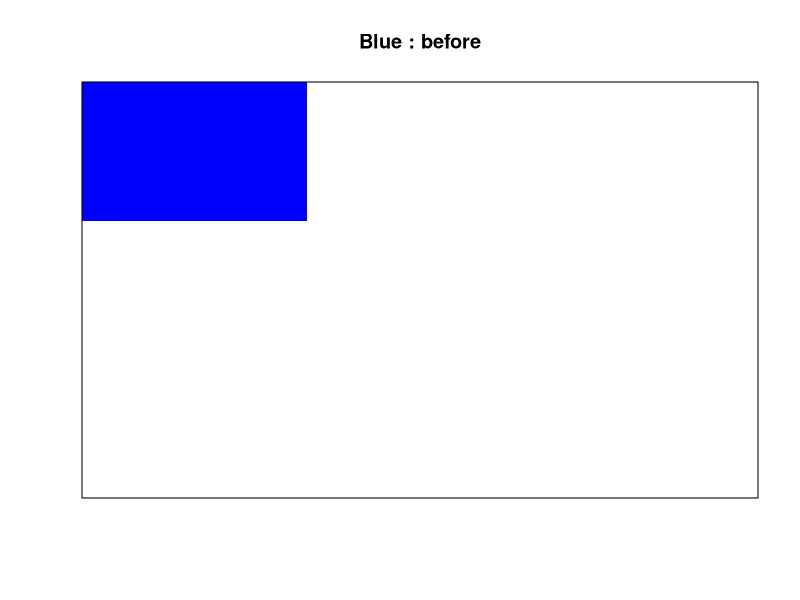
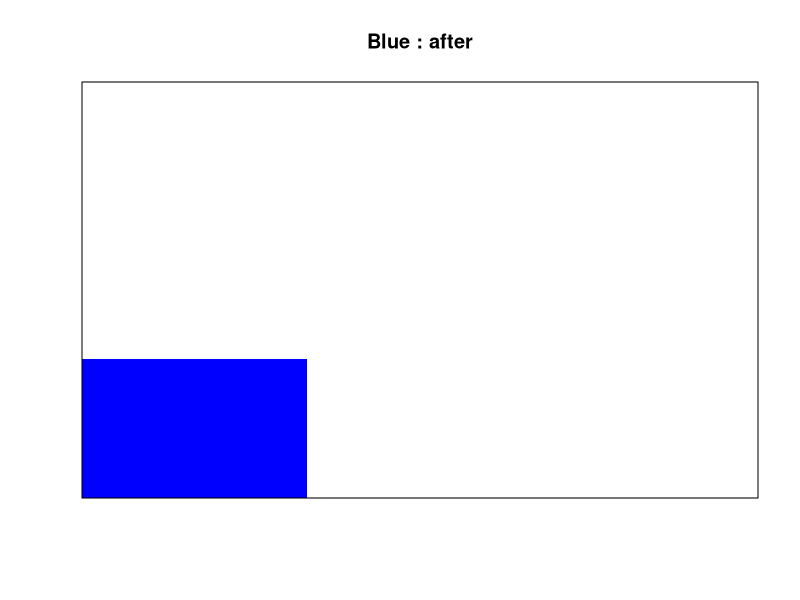
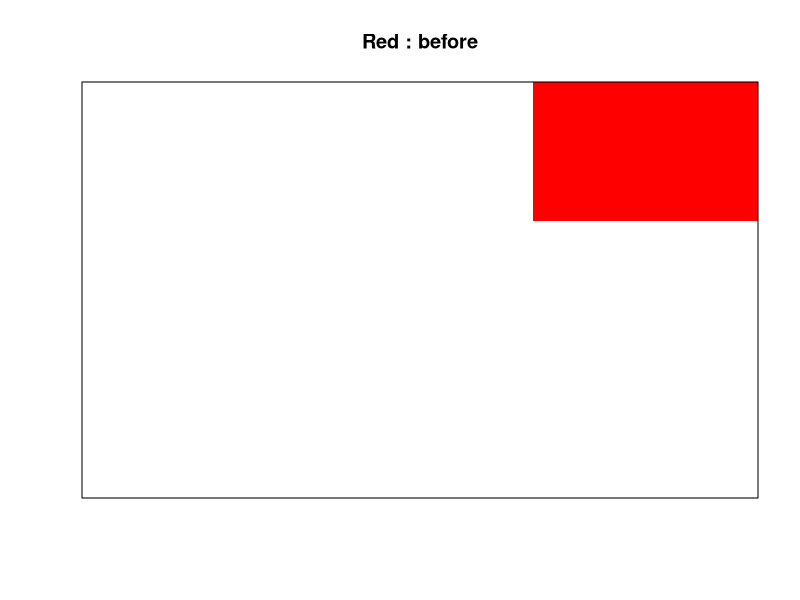
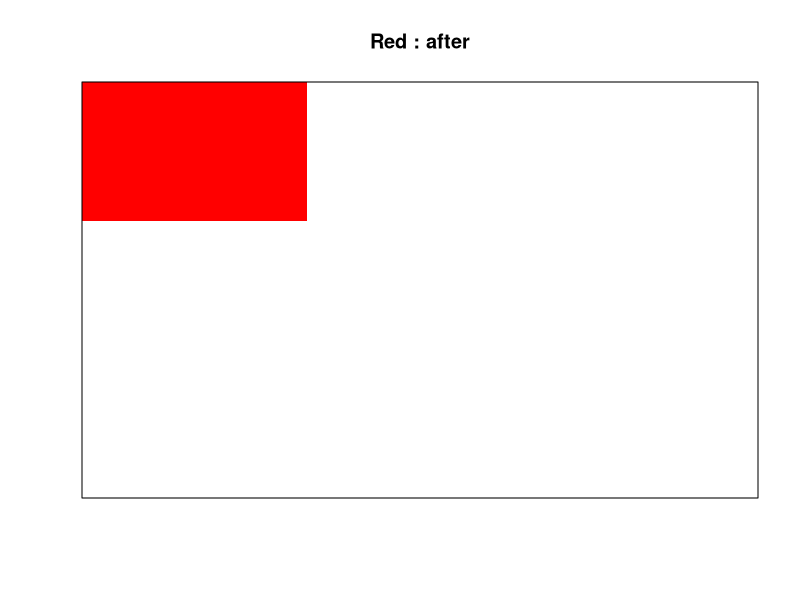
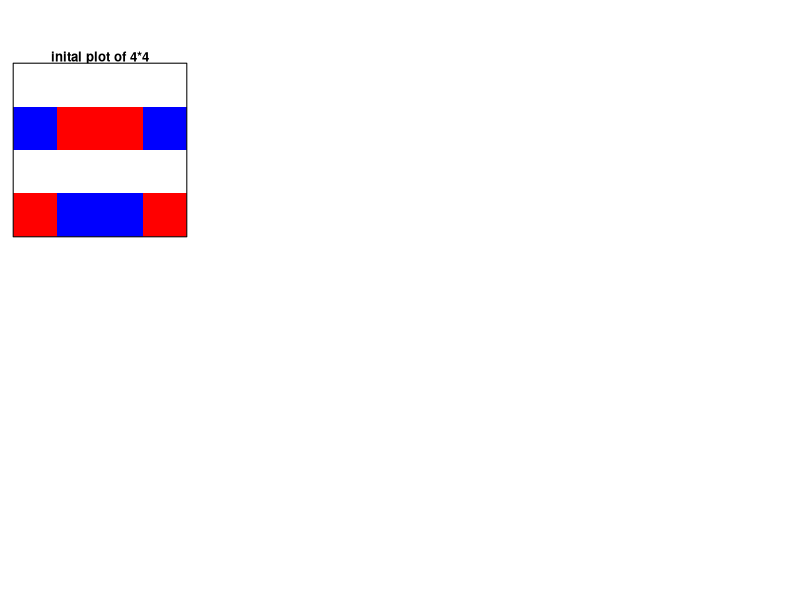

Recreate these plots in R, in order. (Note: this script raises an error after producing the figures.)
## Appendix 1: R source code to generate the package


################# STA 242 HW2 final version ##################
#set.seed(1001)
#### use some packages #######
library(grid)
library(ggplot2)
library(parallel)
library(doParallel)
library(foreach)


########### define global variables to represent colors ###########
white = 0
red = 1
blue = -1

###########  function to create initial grid  ############

createBMLGrid =function(r,c, ncars){
  ## check if the cars' numbers are reasonable
  if (sum(ncars)/(r*c) > 1) return ("There are too many cars.")
  else{
    ## generate the empty grid
    grid = matrix(white, r, c)
    pos = sample(1:length(grid), sum(ncars))
    grid[pos] = sample(rep(c(blue, red), ceiling(ncars)))[seq(along = pos)]
  }
  ## s3 method to define grid's class
  class(grid) = c("BMLGrid", "matrix")
  grid
}

########## function to store the cars' coordinates ##########
## In this algorithms, all the cars will move simultaneouly
.car_coordinate = function(matrix){
  ## check cars' location
  index = which(matrix!=white)
  ## row number with cars
  row_indice = row(matrix)[index]
  ## column number with cars
  col_indice = col(matrix)[index]
  ## each car's position
  position = t(rbind(row_indice, col_indice))
  ## cars' coordinates on the initial grid
  color = matrix[position]
  data.frame(row_indice=row_indice,col_indice=col_indice,colors = color)
}

########## function to move cars ###################
### the arguments color specifies what color cars we want to move
.move_cars = function (matrix,color){
  ## call car_coodinate function to extract cars coordinates
  car_info = .car_coordinate(matrix) 
  ## those color's index we want
  indice = which(car_info$colors==color)
  ## create a matrix to store specific color's cars' location
  current_location = as.matrix(cbind(car_info$row_indice[indice],car_info$col_indice[indice]))
  colnames(current_location) = c("row_indice","col_indice")
  ## duplicate the current location matrix and use it to compute the next location
  possible_next_location = current_location  
  if(color==red){  
    ## add one to all red cars' column indices-- move to the right
    possible_next_location[,"col_indice"] = possible_next_location[,"col_indice"] + 1
    ## check if the red cars move to the right border of the grid, if yes, change row indices to one
    possible_next_location[,"col_indice"][possible_next_location[,"col_indice"] > ncol(matrix)] = 1
  }
  ## blue cars:move upwards
  else{
    ## minus one to all blue cars' row indices-- move upwards
    possible_next_location[,"row_indice"] = possible_next_location[,"row_indice"] - 1
    ## check if the blue cars move to the upper border of the grid, if yes, change row indices to the
    ## number of columns of the initial grid.
    possible_next_location[,"row_indice"][possible_next_location[,"row_indice"] < 1] = nrow(matrix)
  }
  ## call change_color function to move the cars
  .change_color(current_location,possible_next_location,color,matrix)
}  

.change_color = function (current_location,possible_next_location,color,matrix){
  ## use all the new indices for the cars to subset the original grid
  new_indice = matrix[possible_next_location]
  ## check if the new positions are blank. If yes, change those blanks to the corresponding colors
  matrix[possible_next_location[which(new_indice == white),,drop=FALSE ]] = color
  ## change those cars' current locations' colors to blank
  matrix[current_location[which(new_indice == white),,drop=FALSE ]] = white
  matrix
}

########## function to get the final grid
## need to export all global functions and global variables
rumBMLGrid= function(numSteps,grid){
  # Register cluster
  cl = makeCluster(detectCores()-1)
  registerDoParallel(cl)
  result = foreach(i=1:numSteps,.export=c(".move_cars",".car_coordinate",".change_color","red","white","blue")) %dopar%{
    grid = .move_cars(grid,blue)
    grid = .move_cars(grid,red)
  } 
  result[[numSteps]]
  #stopCluster(cl)
}


######## plot function: S3 method ###########
plot.BMLGrid = function(initial_grid,...){
  image_grid = matrix(match(initial_grid, c(white, red, blue)),
                      nrow(initial_grid), ncol(initial_grid))
  ## the row number should be opposite
  image_grid = image_grid[c(nrow(image_grid):1),]
  ## get the correct order
  image(t(image_grid), col = c("white", "red", "blue"),axes=FALSE,...)
  box()
  
}

###### summary function : S3 method ###########
#### this function exports the given color's grid's some summary statistics.
#### 1. how many cars for this color
#### 1. how many cars can move 
#### 2. how many cars are blocked
#### 3. average velocity

summary.BMLGrid = function(grid,...){
  car_info_blue = .car_coordinate(grid)
  output_blue = .blue_summary(grid,car_info_blue)
  ### red cars
  grid_red = .move_cars(grid,blue)
  car_info_red = .car_coordinate(grid_red)
  output_red = .red_summary(grid_red,car_info_red)
  output = c(output_blue,output_red)
  names(output) = c("total-blue","move-blue","block-blue","velocity-blue","total-red","move-red","block-red","velocity-red")
  options(digits=4)
  output
}
######### function to summary blue car
.blue_summary = function(grid,car_info){
  indice = which(car_info$colors == blue)
  num_car = length(indice)
  current_row = car_info$row_indice[indice]
  current_col = car_info$col_indice[indice]
  next_col = current_col
  next_row = current_row - 1
  next_row[ next_row < 1 ]  = nrow(grid)
  new_possible_position = cbind(next_row,next_col)
  move = sum(grid[new_possible_position] == white)
  block = num_car - move 
  velocity = move/num_car
  output = c(num_car,move,block,velocity)
  output
}
######## function to summary red car
.red_summary = function(grid,car_info){
  indice = which(car_info$colors == red)
  num_car = length(indice)
  current_row = car_info$row_indice[indice]
  current_col = car_info$col_indice[indice]
  next_row = current_row
  next_col = current_col + 1
  next_col[ next_col > ncol(grid) ]  = 1
  new_possible_position = cbind(next_row,next_col)
  move = sum(grid[new_possible_position] == white)
  block = num_car - move 
  velocity = move/num_car
  output = c(num_car,move,block,velocity)
  output
}
########## function to plot a given series of densities' grids plot

.reproduce_plot = function(r,c, density, numSteps){
  car_num = sapply(density, function(x) round(r*c*x/2))
  initial = lapply(array(car_num),function(x)createBMLGrid(r, c, c(red = car_num[[x]], blue = car_num[[x]])))
  final = lapply(1:length(density), function(x) rumBMLGrid(numSteps,initial[[x]]))
  par(mfrow = c(2, 3), mar = c(1,1,1,1), pty = "s")
  sapply(1:length(density), function(x) plot(final[[x]], main = paste("density = ", density[x])))
}


######## this function is to get the average velocity over different density ##########
velocity_density = function(r,c,density,numSteps){
  car_num = sapply(density, function(x) round(r*c*x/2))
  initial = lapply(1:length(density),function(x)createBMLGrid(r, c, 
                                                              c(red = car_num[[x]], blue = car_num[[x]])))
  final = lapply(1:length(density),function(x){
    rumBMLGrid(numSteps,initial[[x]])
  })
  veo_summary = lapply(1:length(density),function(x){
    summary(final[[x]])
  })
  ## list to store red cars and blue cars' average velocity across different density
  veo_summary = do.call(rbind.data.frame,veo_summary)
  velocity = cbind((veo_summary[,2]+veo_summary[,6])/(veo_summary[,1]+veo_summary[,5]),density)
  colnames(velocity) = c("velocity","density")
  as.data.frame(velocity)
}


######### SLOWER VERSION OF move_cars & rumBMLGrid ##############################

.move_cars1 = function(matrix){
  car_info = car_coordinate(matrix)
  red_indice = which(car_info$colors==red)
  blue_indice = which(car_info$colors==blue)
  ## red cars: move to the right
  ## check if we can move the red cars
  for (i in red_indice){
    current_row = car_info$row_indice[i]
    current_col = car_info$col_indice[i] 
    next_row = current_row
    if(current_col==ncol(matrix)) next_col = 1
    else next_col = current_col +1
    ## change the position 
    if(matrix[next_row,next_col] ==white){
      matrix[next_row,next_col]=red
      matrix[current_row,current_col]=white
    }
  }
  ## blue cars:move upwards
  for (j in blue_indice){
    current_row = car_info$row_indice[j]
    current_col = car_info$col_indice[j]
    next_col = current_col
    if(current_row==1) next_row = nrow(matrix)
    else next_row = current_row - 1
    ## change the position
    if(matrix[next_row,next_col]==white){
      matrix[next_row,next_col]=blue
      matrix[current_row,current_col]=white     
    }
  }
  matrix
}

.rumBMLGrid1= function(initial_grid,numSteps){
  for (i in 1:numSteps){
    update_grid = move_cars1(initial_grid)
    update_grid = move_cars1(update_grid)
    initial_grid = update_grid
  }
  initial_grid
}


############### Appendix2 : R codes to generate plots in the report

########     figure 1 & 2     ################

plotBlueBMLGrid = function(Matrix) {
  flippedMatrix = Matrix[nrow(Matrix):1, ]
  image.default(t(flippedMatrix), col = c("white", "blue"), axes = F)
  box()
}
plotRedBMLGrid = function(Matrix) {
  flippedMatrix = Matrix[nrow(Matrix):1, ]
  image.default(t(flippedMatrix), col = c("red", "white"), axes = F)
  box()
}
## inital grid
a = matrix(c(1, 0, 0, 0, 0, 0, 0, 0, 0), nrow = 3)
b = matrix(c(0, 0, 1, 0, 0, 0, 0, 0, 0), nrow = 3)
c = matrix(c(0, 0, 0, 0, 0, 0, -1, 0, 0), nrow = 3)
d = matrix(c(-1, 0, 0, 0, 0, 0, 0, 0, 0), nrow = 3)
e = matrix(c(0,1,0,0,-1,0,0,0,0),nrow = 3)
f = matrix(c(0,0,0,1,-1,0,0,0,0),nrow = 3)
class(a) = c("BMLGrid","Matrix")
plotBlueBMLGrid(a)
title("Blue : before")
plotBlueBMLGrid(b)
title("Blue : after")
plotRedBMLGrid(c)
title("Red : before")
plotRedBMLGrid(d)
title("Red : after")

########     figure 3 & 4     ################

par(mfrow=c(2,4),mar=c(1,1,1,1),pty="s")
g = createBMLGrid(4,4,c(4,4))
plot(g,main = "inital plot of 4*4")
g = move_cars(g,blue)
plot(g,main="blue:step ")
g = move_cars(g,red)
plot(g,main="red:step ")

##########   figure 5 & 6  ##########
### density from 0.2 to 0.7 & 0.31,0.32,0.39,0.4
g = createBMLGrid(256,256,c(256*256*0.2/2,256*256*0.2/2)) 
x = rumBMLGrid(5000,x)
plot(x)

#######

########   figure 7   #############

par(mfrow = c(2,3),mar=c(1,1,1,1),pty = "s")

g = createBMLGrid(144,289,c(144*289*0.38/2,144*289*0.38/2)) 
g1 = rumBMLGrid(5000,g)
x1 = rumBMLGrid(500,g1)
x2 = rumBMLGrid(1000,g1)
x3 = rumBMLGrid(1500,g1)
x4 = rumBMLGrid(2000,g1)
x5 = rumBMLGrid(2500,g1)
x6 = rumBMLGrid(3000,g1)

plot(x1,main="iteration:5500")

##########

##########  figure 8 #########
par(mfrow = c(2,3),mar=c(1,1,1,1),pty = "s")
#### density from 0.3 to 0.5
#### red:blue = 7:3
g = createBMLGrid(256,256,c(256*256*0.3*7/10,256*256*0.3*3/10)) 
x  = rumBMLGrid(5000,g)
plot(x)
### blue:red = 7:3
g = createBMLGrid(256,256,c(256*256*0.3*3/10,256*256*0.3*7/10))
x = rumBMLGrid(5000,g)
plot(x)

###########

#########   figure 9 & 10 ##########

library(ggplot2)
library(gridExtra)
density = seq(from=0.2,to=0.7,length.out=50)
### iteration time: 5000 or 1000
velocity_64 = velocity_density(64,64,density,1000)
velocity_128 = velocity_density(128,128,density,1000)
velocity_256 = velocity_density(256,256,density,1000)
p64 =  ggplot() + geom_jitter(data=velocity_64,aes(x=density,y=velocity))+ggtitle("64*64Grid")+
  ylab("Average velocity(move cars / total cars)")

p128 = ggplot() + geom_jitter(data=velocity_128,aes(x=density,y=velocity))+ggtitle("128*128Grid")+
  ylab("Average velocity(move cars / total cars)")

p256 = ggplot() + geom_jitter(data=velocity_256,aes(x=density,y=velocity))+ggtitle("256*256Grid")+
  ylab("Average velocity(move cars / total cars)")

grid.arrange(p64,p128,p256,ncol=3,main="average velocity vs. density")

######## figure 11 & 12 #########

plot(velocity_64[,2],velocity_64[,1],col=652,pch=20,title("Different grid size vs.density"),
     xlab="Density",ylab="Average velocity(move cars / total cars)")
lines(velocity_64[,2],velocity_64[,1],lty=2)
points(velocity_128[,2],velocity_128[,1],pch=18,col=58)
lines(velocity_128[,2],velocity_128[,1],lty=2)
points(velocity_256[,2],velocity_256[,1],pch=17,col=27)
lines(velocity_256[,2],velocity_256[,1],lty=2)
legend("topright",title="different grid size",c("64","128","256"),
       pch=c(20,18,17),col=c(652,58,27),cex=0.75)


###### rprofile #####

##### faster version ######
Rprof("/tmp/quick_BML.prof")
g = createBMLGrid(150,150,c(3000,3000))
x = rumBMLGrid(g,100)
Rprof(NULL)
head(summaryRprof("/tmp/quick_BML.prof")$by.self, 5)
time_quick = system.time(rumBMLGrid(g,100))

##### slow version #######
Rprof("/tmp/slow_BML.prof")
g = createBMLGrid(150,150,c(3000,3000))
x = rumBMLGrid1(g,100)
Rprof(NULL)
head(summaryRprof("/tmp/slow_BML.prof")$by.self, 5)
time_slow = system.time(rumBMLGrid1(g,100))




